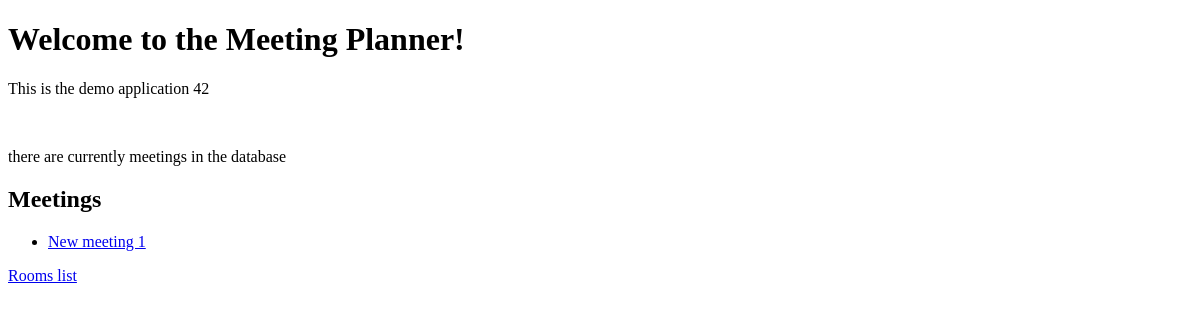
Before: / with the older database file.
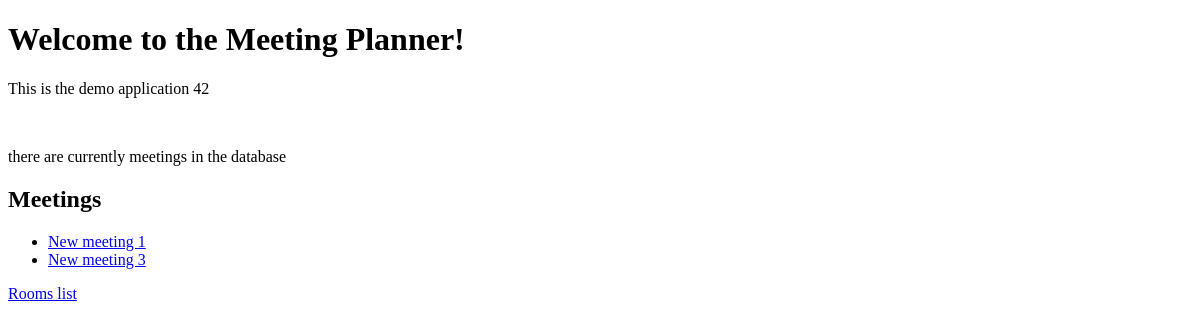
After: the same page with the newer database file.
### meetings/models.py (models this page shows, shortened)
class Meeting(models.Model):
    title = models.CharField(max_length=100)
    date = models.DateField()
    start_time = models.TimeField(default=time(9))
    duration = models.IntegerField(default=1)
    room = models.ForeignKey(Room, on_delete=models.CASCADE)

### website/views.py (the view)
# urls.py: path('',welcome,name='welcome'),
def welcome(request):
    return render(request,"website/welcome.html",
                  {"meetings":Meeting.objects.all(),
                   "x":42})

### website/templates/website/welcome.html (shortened to what this page needs)
<!DOCTYPE html>
<html lang="en">
<head>
</head>
<body>
    <h1>Welcome to the Meeting Planner!</h1>
    <p>
        This is the demo application {{x}}
    </p>
    <br>
    <p>
        there are currently {{num_meetings}} meetings in the database
    </p>
    <h2>Meetings</h2>
    <ul>
        {% for meeting in meetings %}
        <li>
            <a href ="{% url 'detail' meeting.id %}">{{meeting.title}}</a>
        </li>
        {% endfor %}
    </ul>
    <a href="{% url 'rooms' %}">Rooms list</a>
</body>
</html>

Changed rows visible on the page:
added Meeting: title "New meeting 3"
